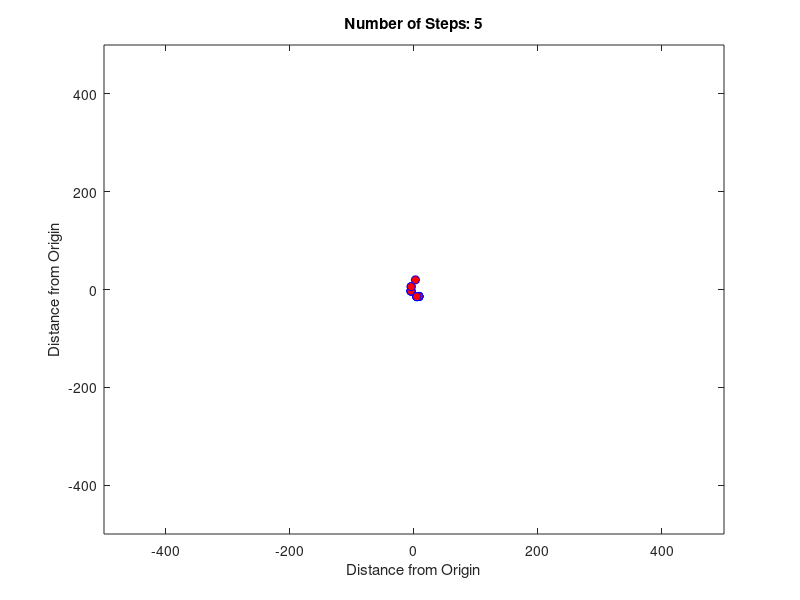
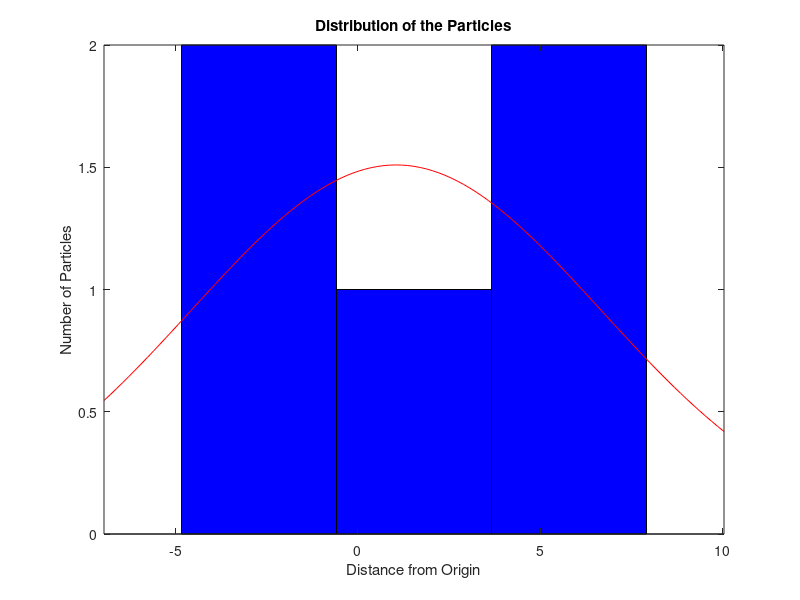

Write MATLAB code to recreate these figures, in order.
% Group project Random Walk

%% Workspace Preamble
clear all;
close all;
clc;

%% User Input
prompt1 = 'How many particles do you want to observe?: ';
Number_Particles = input(prompt1);
prompt2 = 'How many steps do you want the particle(s) to move?: ';
Number_Step = input(prompt2);
prompt3 = 'What step size do you want the particle(s) to take?: ';
Step_Size = input(prompt3);

%% Add in a variable for the axes
k = 20*Step_Size^2;
%% Monte Carlo For Loop
for j = 1:Number_Particles % Loop for # of particles
    x_coordinate = 0; %Initialize x-cordinate
    y_coordinate = 0; %Initialize y-cordinate

    % Loop For Random Angle
    for i = 1:Number_Step %Iterate to length of number of steps
        Angle = rand*2*pi; %Create random angle
        x_coordinate = (Step_Size * cos(Angle)) + x_coordinate; % x coordinate calc
        y_coordinate = (Step_Size * sin(Angle)) + y_coordinate; % y coordinate calc
    end
    
    x(j) = x_coordinate; %Index x coordinates
    y(j) = y_coordinate; %Index y coordinates
  
    %Graph for each step
    figure(1)
    plot(x,y,'o','MarkerEdgeColor','b','MarkerFaceColor','r')
    hold on
    title(['Number of Steps: ',num2str(i)]) %Label the graph with the number of steps taken
    xlabel('Distance from Origin')
    ylabel('Distance from Origin')
    axis([-k k -k k]) %Set the axes so they don't continually change
end

%% Histogram for X with a Gausian curve
figure(2)
histfit(x)
title('Distribution of the Particles')
xlabel('Distance from Origin')
ylabel('Number of Particles')
%% Standard Deviation Calculation
t = Number_Step * Step_Size;
D = Number_Particles / Number_Step;
sigma = sqrt(2 * D * t);
disp('----------------------------------------------------------------')
fprintf('The standard deviation of this Brownian Distribution is : %.3f\n', sigma)